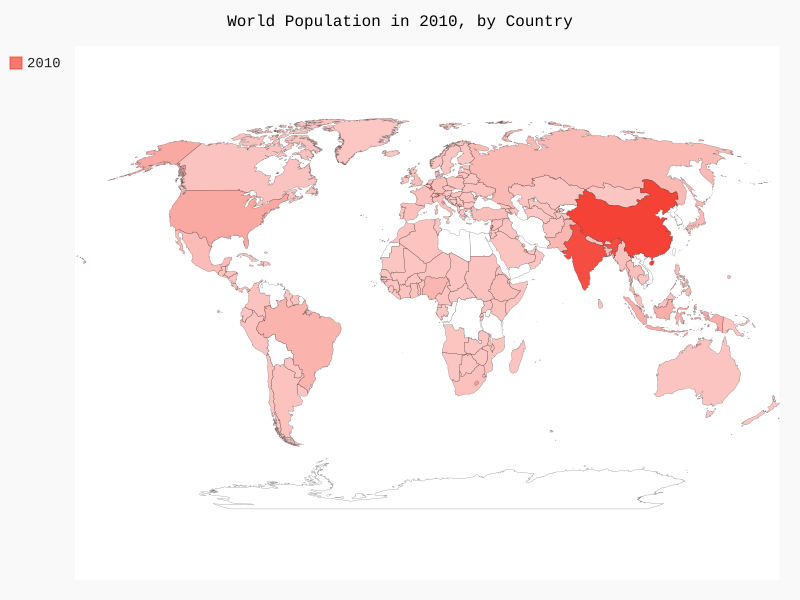

This chart was generated by the following Python code:
import json
from country_codes import get_country_code
from pygal_maps_world.maps import World

# 将数据加载到一个列表中
filename = 'population_json.json'
with open(filename) as f:
    pop_data = json.load(f)


# 创建一个包含人口数量的字典
cc_populations =  {}

# 打印每个国家2010年的人口数量
for pop_dict in pop_data:
    if pop_dict['Year'] == 2010:
        country_name = pop_dict['Country Name']
        population = pop_dict['Value']
        code = get_country_code(country_name)
        if code:
            cc_populations[code] = population

wm = World()
wm.title = 'World Population in 2010, by Country'
wm.add('2010', cc_populations)
wm.render_to_file('world_population.svg')
